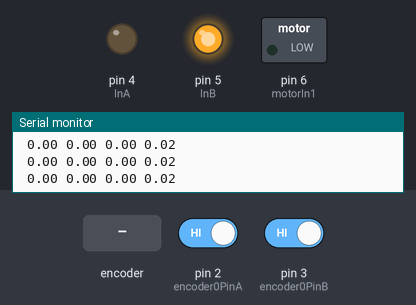
Bench run of a sketch on a simulated Arduino Uno, built with avr-gcc and run on an emulated ATmega328P. On the bench: switched loads named in the sketch (green lamp = pin HIGH), output pins drawn as LEDs (lit = HIGH), the last lines printed to the serial monitor. Inputs (shaded band) come from the test bench; at power-on: pin 2 (encoder0PinA) HIGH, pin 3 (encoder0PinB) HIGH.

Above: at 1.2 s.
1.3 s: rotary encoder on pin 2 (encoder0PinA) / pin 3 (encoder0PinB) turned 3 steps (first pin leading)
At 3.3 s:
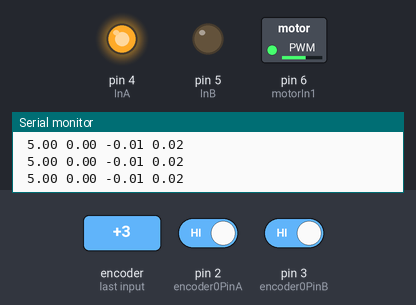
At 17.6 s:
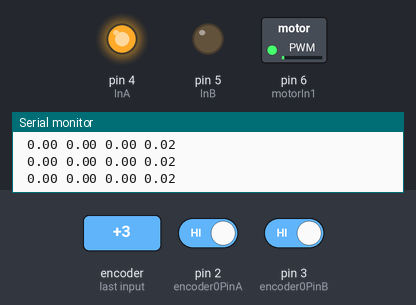
Timing chart, 0 to 18.5 s (numbered marks = the images above; inputs shaded):
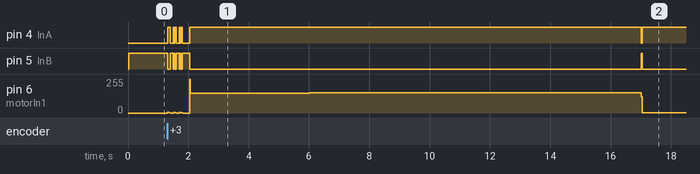

The sketch:

arduino_speed_cmd_interpolation.ino
```cpp
#include <MatrixMath.h>

//#include <Metro.h>

#include "SoftwareSerial.h";

#define encoder0PinA 2
#define encoder0PinB 3

#define motorIn1 6
#define InA 4
#define InB 5

#define LOOPTIME 50
float looptime=0.02;
int pinAState = 0;
int pinAStateOld = 0;
int pinBState = 0;
int pinBStateOld = 0;

const int Tx = 11;
const int Rx = 10;

char commandArray[3];
byte sT = 0; //send start byte
byte sH = 0; //send high byte
byte sL = 0; //send low byte
byte sP = 0; //send stop byte

byte rT = 0; //receive start byte
byte rH = 0; //receive high byte
byte rL = 0; //receive low byte
byte rP = 0; //receive stop byte

SoftwareSerial mySerial(Rx, Tx);

volatile long Encoderpos = 0;
volatile long unknownvalue = 0;
static long EncoderposPre = 0;

volatile int lastEncoded = 0;
unsigned long lastMilli = 0; // loop timing
//long dT = 0;
double dT=0.0;
double dT4=0.0;
double omega_target = 0;
double omega_actual = 0;
double omega_actual_filter=0;

int PWM_val = 0; // (25% = 64; 50% = 127; 75% = 191; 100% = 255)
int CPR = 52; // encoder count per revolution
int gear_ratio = 65.5;
int actual_send = 0;
int target_receive = 0;


volatile double error=0;
double d_error=0;
double last_error=0;
double sum_error=0;
double pidTerm = 0;

float Kp = 30;//50;
float Ki =0.05;//50;
float Kd = 0.5;//3;
int k=0;
int start_k=0;

//id

double w=0.5;
double theta=0;
double total_theta=0;
int N=0;
int wave_count=0;
int wave_count_old=0;

//kalman filter
float X[2][1];float X_[2][1];
float P[2][2];float P_[2][2];
float F[2][2];float F_TRAN[2][2];
float Q[2][2];float FP[2][2];float FPF_TRAN[2][2];
float H[1][2];float HP_[1][2];float H_TRAN[2][1];float P_H_TRAN[2][1];float HP_H_TRAN[1][1];float HP_H_TRAN_ADD_R[1][1];
float HX_[1][1];
float K[2][1];float K_TERM[2][1];float KH[2][2];
float P_TERM[2][2];
float R[1][1];
float I[2][2];

//差補
int target_flag=0;
float a;
float duration_t=0;
void setup() {
pinMode(encoder0PinA, INPUT);
digitalWrite(encoder0PinA, HIGH); // turn on pullup resistor
pinMode(encoder0PinB, INPUT);
digitalWrite(encoder0PinB, HIGH); // turn on pullup resistor

attachInterrupt(0, doEncoder, CHANGE); // encoder pin on interrupt 0 - pin 2
attachInterrupt(1, doEncoder, CHANGE);
pinMode(Rx, INPUT); pinMode(Tx, OUTPUT);
pinMode(InA, OUTPUT);
pinMode(InB, OUTPUT);
mySerial.begin (19200);
Serial.begin (19200);

X[0][0]=0.0f; X[1][0]=0.0f;
P[0][0]=1.0f; P[0][1]=0.0f; P[1][0]=0.0f; P[1][1]=1.0f;
F[0][0]=1.0f; F[0][1]=0.02f;//sampling time is 0.02s
F[1][0]=0.0f; F[1][1]=1.0f;
Q[0][0]=0.000001f; Q[0][1]=0.0f; Q[1][0]=0.0f; Q[1][1]=0.000001f;
H[0][0]=1.0f; H[0][1]=0.0f;
R[0][0]=0.4f;

I[0][0]=1.0f;I[0][1]=0.0f;I[1][0]=0.0f;I[1][1]=1.0f;


}

void loop()
{

if((millis()-lastMilli) >= looptime*1000)
{ // enter tmed loop
  speed_step_input();
  //speed_triangle_plan();
//omega_target=0;
dT = (double)(millis()-lastMilli)/1000;
lastMilli = millis();

// calculate speed
getMotorData();
omega_actual_filter=KalmanFilter((float)omega_actual);


//PWM_val = (updatePid(omega_target, omega_actual_filter)); // compute PWM value from rad/s
error = omega_target - omega_actual;
sum_error = sum_error + error * dT;
d_error = (double)(error - last_error) / dT;
pidTerm = Kp * error+ Ki * sum_error+ Kd * d_error;
last_error = error;
PWM_val= constrain((double)pidTerm, -255, 255);

//theta=fmod(w*k*looptime,2*PI);
//PWM_val=250*sin(theta);

pwmCmd();
k=k+1;
//total_theta=total_theta+w*1*looptime;

//wave_count=floor(total_theta/((2)*PI));

//w=floor(5*log(0.4*wave_count+1.3));
//w=0.05+wave_count*0.2;
printMotorInfoMatlab();
//printMotorInfo2();
}
}

void speed_step_input(){


if(target_flag==0)
  omega_target=0.0;
if(k*looptime>2&&target_flag==0){
float duration_t=(k-100)*looptime;
omega_target=5;
if(duration_t==15){
  target_flag=1;
  omega_target=0.0;
}
}
}


void speed_square_plan(){

if(target_flag==0)
omega_target=2.0;

if(k>500&&target_flag==0){
float duration_t=(k-500)*looptime;
float a_max=0.4;

omega_target=2.0-duration_t*a_max;
if(duration_t==5)
target_flag=1;
}
}


void speed_triangle_plan(){

if(target_flag==0)
omega_target=2.0;

if(k>500&&target_flag==0){
duration_t=(k-500)*looptime;
float a_max=(float)4/6;

if(duration_t<=3){
a=duration_t*(a_max/3);
omega_target=2.0-(double)duration_t*(double)(a/2);
}
else{
a=a_max-(duration_t-3)*(a_max/3);
omega_target=(2.0-3*(double)(3*(a_max/3)/2))-(3*(double)(a_max/2)-((6-duration_t)*(double)a/2));
//omega_target=2.0-(double)duration_t*(double)(a/2);
}
if(duration_t==6)
target_flag=1;
}
}


float KalmanFilter(float observe_Z){
float estimate_Z=0;
//Serial.println(i);
//X_=F*X;
Matrix.Multiply((float*)F, (float*)X, 2, 2, 1, (float*)X_);
//P_=F*P*F'+Q;
Matrix.Multiply((float*)F, (float*)P, 2, 2, 2, (float*)FP);
Matrix.Transpose((float*)F, 2, 2, (float*)F_TRAN);
Matrix.Multiply((float*)FP, (float*)F_TRAN, 2, 2, 2, (float*)FPF_TRAN);
Matrix.Add((float*) FPF_TRAN, (float*) Q, 2, 2, (float*) P_);
//K=P_*H'/(H*P_*H'+R);
Matrix.Transpose((float*) H, 1, 2, (float*) H_TRAN);
Matrix.Multiply((float*)P_, (float*)H_TRAN, 2, 2, 1, (float*)P_H_TRAN);
Matrix.Multiply((float*)H, (float*)P_, 1, 2, 2, (float*)HP_);
Matrix.Multiply((float*)HP_, (float*)H_TRAN, 1, 2, 1, (float*)HP_H_TRAN);
Matrix.Add((float*) HP_H_TRAN, (float*) R, 1, 1, (float*) HP_H_TRAN_ADD_R);
K[0][0]=P_H_TRAN[0][0]/HP_H_TRAN_ADD_R[0][0];
K[1][0]=P_H_TRAN[1][0]/HP_H_TRAN_ADD_R[0][0];
//X=X_+K*(Z(i)-H*X_);
Matrix.Multiply((float*)H, (float*)X_, 1, 2, 1, (float*)HX_);
K_TERM[0][0]=K[0][0]*(observe_Z- HX_[0][0]);
K_TERM[1][0]=K[1][0]*(observe_Z- HX_[0][0]);
Matrix.Add((float*) X_, (float*) K_TERM, 2, 1, (float*) X);
estimate_Z=X[0][0];
//P=(eye(2)-K*H)*P_;
Matrix.Multiply((float*)K, (float*)H, 2, 1, 2, (float*)KH);
Matrix.Subtract((float*) I, (float*) KH, 2, 2, (float*) P_TERM);
Matrix.Multiply((float*)P_TERM, (float*)P_, 2, 2, 2, (float*)P);
return estimate_Z;

}

void pwmCmd(){
if (PWM_val <= 0) { analogWrite(motorIn1,abs(PWM_val)); digitalWrite(InA, LOW); digitalWrite(InB, HIGH); }
if (PWM_val > 0) { analogWrite(motorIn1,abs(PWM_val)); digitalWrite(InA, HIGH); digitalWrite(InB, LOW);}
}

void getMotorData()
{
//converting ticks/s to rad/s
//omega_actual = 4.5;
omega_actual = ((Encoderpos - EncoderposPre)*((double)1/dT))*(double)(2*PI)/(CPR*gear_ratio); //ticks/s to rad/s
EncoderposPre = Encoderpos;
}

double updatePid(double targetValue,double currentValue)
{
// PID correction


error = targetValue - currentValue;
sum_error = sum_error + error * dT;
d_error = (double)(error - last_error) / dT;
pidTerm = Kp * error+ Ki * sum_error+ Kd * d_error;
last_error = error;

//Serial.print(" omega_actual_filter:"); Serial.print(omega_actual_filter);
return constrain(int(pidTerm/0.04039215686), -255, 255);
}


void doEncoder() {
// Encoderpos++;
pinAState = digitalRead(2);
pinBState = digitalRead(3);

if (pinAState == 0 && pinBState == 0) {
if (pinAStateOld == 1 && pinBStateOld == 0) // forward
Encoderpos ++;
if (pinAStateOld == 0 && pinBStateOld == 1) // reverse
Encoderpos --;
}
if (pinAState == 0 && pinBState == 1) {
if (pinAStateOld == 0 && pinBStateOld == 0) // forward
Encoderpos ++;
if (pinAStateOld == 1 && pinBStateOld == 1) // reverse
Encoderpos --;
}
if (pinAState == 1 && pinBState == 1) {
if (pinAStateOld == 0 && pinBStateOld == 1) // forward
Encoderpos ++;
if (pinAStateOld == 1 && pinBStateOld == 0) // reverse
Encoderpos --;
}

if (pinAState == 1 && pinBState == 0) {
if (pinAStateOld == 1 && pinBStateOld == 1) // forward
Encoderpos ++;
if (pinAStateOld == 0 && pinBStateOld == 0) // reverse
Encoderpos --;
}
pinAStateOld = pinAState;
pinBStateOld = pinBState;
}

void printMotorInfo()
{
//Serial.print(" omega_target:"); Serial.print(omega_target);
//Serial.print(" omega_actual:"); Serial.print(omega_actual);
Serial.print(" omega_actual_filter:"); Serial.print(omega_actual_filter);
Serial.print(" kd_term:"); Serial.print(Kd * d_error);
Serial.print(" kp_term:"); Serial.print(Kp * error);
//Serial.print(" dT:"); Serial.print(dT);
Serial.print(" error:"); Serial.print(error);

Serial.println();

}

void printMotorInfo2()
{
Serial.print(" PWM_val:"); Serial.print(PWM_val);
Serial.print(" k:"); Serial.print(k);
Serial.print(" theta:"); Serial.print(theta);
Serial.print(" toatal_theta:"); Serial.print(total_theta);
Serial.print(" w:"); Serial.print(w);
Serial.print(" wave_count:"); Serial.print(wave_count);
//Serial.print(" pidTerm:"); Serial.print(pidTerm);
//Serial.print(" last_error:"); Serial.print(last_error*1000);
//Serial.print(" d_error:"); Serial.print(d_error);
//Serial.print(" kp_term:"); Serial.print(Kp * error);
//Serial.print(" ki_term:"); Serial.print(Ki * sum_error);
//Serial.print(" kd_term:"); Serial.println(Kd * d_error);
Serial.print(" dT:"); Serial.println(dT);

}

void printMotorInfoMatlab()
{
Serial.print(" ");
Serial.print(omega_target);
Serial.print(" ");
Serial.print(omega_actual);
Serial.print(" ");
Serial.print(omega_actual_filter);
Serial.print(" ");
Serial.print(dT);
//Serial.print(" ");
//Serial.print(Kp * error);
//Serial.print(" ");
//Serial.print(Ki * sum_error);
//Serial.print(" ");
//Serial.print(Kd * d_error);
/*
Serial.print(" ");
Serial.print(duration_t);
Serial.print(" ");

*/
//Serial.print(" ");
//Serial.print(w);
//Serial.print(" ");
//Serial.print(PWM_val);
//Serial.print(" ");
//Serial.print(dT);

Serial.println();

}
```
